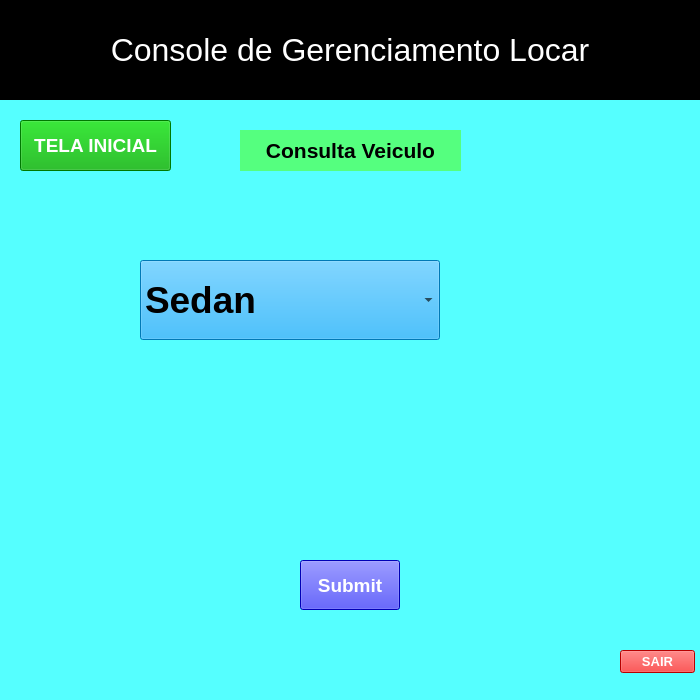
<?xml version="1.0" encoding="UTF-8"?>
<ui version="4.0">
 <class>Locar_Cadastro_Veiculo</class>
 <widget class="QMainWindow" name="Locar_Cadastro_Veiculo">
  <property name="geometry">
   <rect>
    <x>0</x>
    <y>0</y>
    <width>700</width>
    <height>700</height>
   </rect>
  </property>
  <property name="minimumSize">
   <size>
    <width>700</width>
    <height>700</height>
   </size>
  </property>
  <property name="maximumSize">
   <size>
    <width>700</width>
    <height>700</height>
   </size>
  </property>
  <property name="windowTitle">
   <string>Locar</string>
  </property>
  <property name="styleSheet">
   <string notr="true">background-color: rgb(255, 255, 255);
background-color: rgb(85, 255, 255);
</string>
  </property>
  <widget class="QWidget" name="centralwidget">
   <widget class="QLabel" name="subtitulo_console">
    <property name="geometry">
     <rect>
      <x>0</x>
      <y>0</y>
      <width>700</width>
      <height>100</height>
     </rect>
    </property>
    <property name="sizePolicy">
     <sizepolicy hsizetype="Preferred" vsizetype="Preferred">
      <horstretch>0</horstretch>
      <verstretch>0</verstretch>
     </sizepolicy>
    </property>
    <property name="minimumSize">
     <size>
      <width>700</width>
      <height>100</height>
     </size>
    </property>
    <property name="maximumSize">
     <size>
      <width>700</width>
      <height>100</height>
     </size>
    </property>
    <property name="font">
     <font>
      <pointsize>24</pointsize>
     </font>
    </property>
    <property name="styleSheet">
     <string notr="true">background-color: rgb(0, 0, 0);
color: rgb(255, 255, 255);</string>
    </property>
    <property name="lineWidth">
     <number>8</number>
    </property>
    <property name="midLineWidth">
     <number>5</number>
    </property>
    <property name="text">
     <string>Console de Gerenciamento Locar</string>
    </property>
    <property name="textFormat">
     <enum>Qt::PlainText</enum>
    </property>
    <property name="scaledContents">
     <bool>false</bool>
    </property>
    <property name="alignment">
     <set>Qt::AlignCenter</set>
    </property>
   </widget>
   <widget class="QPushButton" name="pushButton_2">
    <property name="geometry">
     <rect>
      <x>300</x>
      <y>560</y>
      <width>100</width>
      <height>50</height>
     </rect>
    </property>
    <property name="minimumSize">
     <size>
      <width>100</width>
      <height>50</height>
     </size>
    </property>
    <property name="maximumSize">
     <size>
      <width>100</width>
      <height>50</height>
     </size>
    </property>
    <property name="font">
     <font>
      <pointsize>14</pointsize>
      <weight>75</weight>
      <bold>true</bold>
     </font>
    </property>
    <property name="styleSheet">
     <string notr="true">background-color: rgb(0, 0, 255);
color: rgb(255, 255, 255);</string>
    </property>
    <property name="text">
     <string>Submit</string>
    </property>
   </widget>
   <widget class="QLabel" name="label_2">
    <property name="geometry">
     <rect>
      <x>240</x>
      <y>130</y>
      <width>221</width>
      <height>41</height>
     </rect>
    </property>
    <property name="font">
     <font>
      <pointsize>16</pointsize>
      <weight>75</weight>
      <bold>true</bold>
     </font>
    </property>
    <property name="styleSheet">
     <string notr="true">background-color: rgb(85, 255, 127);</string>
    </property>
    <property name="text">
     <string>Consulta Veiculo</string>
    </property>
    <property name="alignment">
     <set>Qt::AlignCenter</set>
    </property>
   </widget>
   <widget class="QPushButton" name="pushButton_5">
    <property name="geometry">
     <rect>
      <x>620</x>
      <y>650</y>
      <width>75</width>
      <height>23</height>
     </rect>
    </property>
    <property name="font">
     <font>
      <pointsize>10</pointsize>
      <weight>75</weight>
      <bold>true</bold>
     </font>
    </property>
    <property name="styleSheet">
     <string notr="true">background-color: rgb(255, 0, 0);
color: rgb(255, 255, 255);
border-color: rgb(255, 0, 255);</string>
    </property>
    <property name="text">
     <string>SAIR</string>
    </property>
   </widget>
   <widget class="QPushButton" name="botao_tela_inicial">
    <property name="geometry">
     <rect>
      <x>20</x>
      <y>120</y>
      <width>151</width>
      <height>51</height>
     </rect>
    </property>
    <property name="font">
     <font>
      <pointsize>14</pointsize>
      <weight>75</weight>
      <bold>true</bold>
     </font>
    </property>
    <property name="styleSheet">
     <string notr="true">background-color: rgb(0, 0, 255);
background-color: rgb(0, 170, 0);
color: rgb(255, 255, 255);</string>
    </property>
    <property name="text">
     <string>TELA INICIAL</string>
    </property>
   </widget>
   <widget class="QComboBox" name="comboBox_2">
    <property name="geometry">
     <rect>
      <x>140</x>
      <y>260</y>
      <width>300</width>
      <height>80</height>
     </rect>
    </property>
    <property name="minimumSize">
     <size>
      <width>300</width>
      <height>80</height>
     </size>
    </property>
    <property name="maximumSize">
     <size>
      <width>300</width>
      <height>80</height>
     </size>
    </property>
    <property name="font">
     <font>
      <pointsize>28</pointsize>
      <weight>75</weight>
      <bold>true</bold>
     </font>
    </property>
    <property name="layoutDirection">
     <enum>Qt::LeftToRight</enum>
    </property>
    <property name="styleSheet">
     <string notr="true">background-color: rgb(0, 170, 255);</string>
    </property>
    <property name="insertPolicy">
     <enum>QComboBox::InsertAlphabetically</enum>
    </property>
    <item>
     <property name="text">
      <string>Sedan</string>
     </property>
    </item>
    <item>
     <property name="text">
      <string>Hatch</string>
     </property>
    </item>
    <item>
     <property name="text">
      <string>SUV</string>
     </property>
    </item>
    <item>
     <property name="text">
      <string>Utilitário</string>
     </property>
    </item>
    <item>
     <property name="text">
      <string>Caminhonete</string>
     </property>
    </item>
    <item>
     <property name="text">
      <string>Sportivo</string>
     </property>
    </item>
   </widget>
  </widget>
  <widget class="QStatusBar" name="statusbar"/>
 </widget>
 <resources/>
 <connections/>
</ui>
